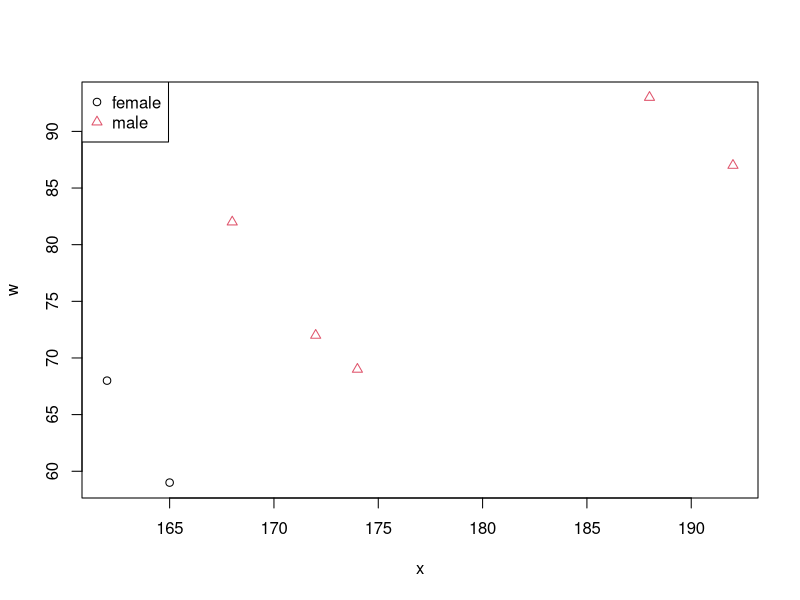
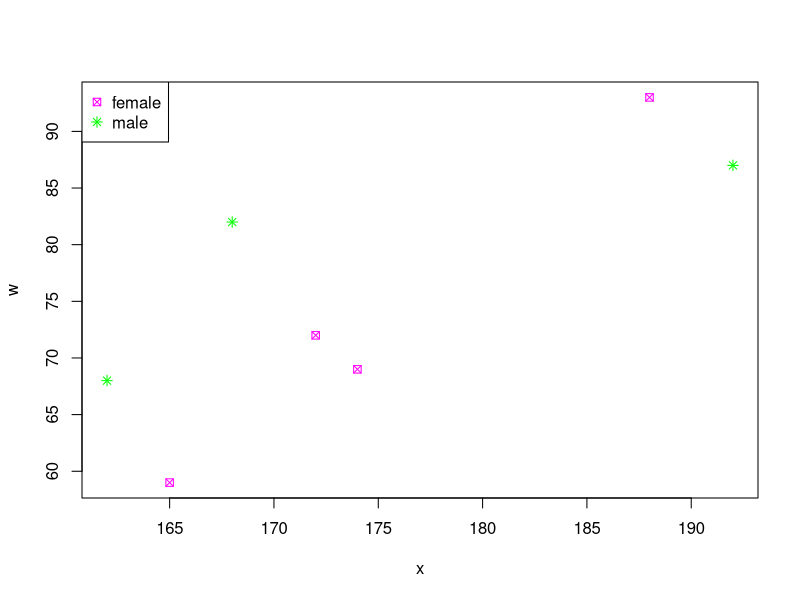

Reproduce these figures in R, in order.
x <- c(174, 162, 188, 192, 165, 168, 172) # данные о росте семи сотрудников небольшой компании
str(x)

pol <- c("male", "female", "male", "male", "female", "male", "male") # формируем вектор "пол" для сотрудников фирмы

is.character(pol)
is.factor(pol)
is.vector(pol)
str(pol)
table(pol)
pol.f <- factor(pol)
is.factor(pol.f)
pol.f
ls.str()

#Вектор веса
w <- c(69, 68, 93, 87, 59, 82, 72)
#Построение графика
plot(x, w, pch = as.numeric(pol.f), col = as.numeric(pol.f)) # x–возраст, см. выше
legend("topleft", pch = 1:2, col = 1:2, legend = levels(pol.f))

plot(x, w, pch = (7:8), col = c("magenta", "green"))
legend("topleft", pch = 7:8, col = c("magenta", "green"), legend = levels(pol.f))

m <- c("L", "S", "XL", "XXL", "S", "M", "L")
m.f <- factor(m)
m.f

m.o <- ordered(m.f, levels = c("S", "M", "L", "XL", "XXL"))
m.o

names(w) <- c("Коля", "Женя", "Петя", "Саша", "Катя", "Вася", "Жора")
d <- data.frame(weight = w, height = x, size = m.o, pol = pol.f)

d[, order(colnames(d))]
